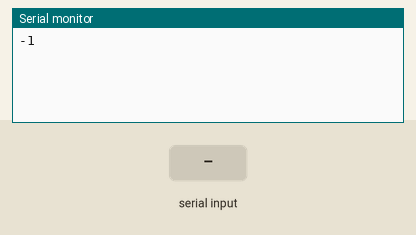
Bench run of a sketch on a simulated Arduino Leonardo, built with avr-gcc and run on an emulated ATmega32U4. Parts: the last lines printed to the serial monitor. The test bench sets the inputs (shaded band).

Above: at 1.2 s.
1.3 s: "90,45,200\n" received over the second serial link
At 2.4 s:
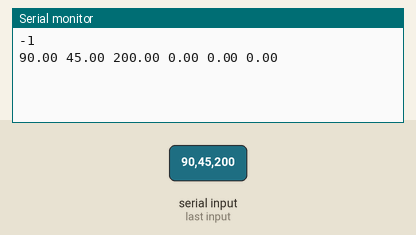
2.8 s: "30,150,10\n" received over the second serial link
At 3.5 s:
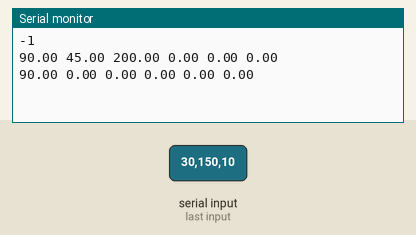

The sketch:

ebimu_test.ino
```cpp
#define SBUF_SIZE 64*2

char sbuf[SBUF_SIZE];
signed int sbuf_cnt=0;

int EBimuAsciiParser(float *item, int number_of_item)
{
  int n,i;
  int rbytes;
  char *addr;
  int result = 0;

  rbytes = Serial1.available();
  // Serial.println(rbytes);
  for(n=0;n<rbytes;n++)
  {
    sbuf[sbuf_cnt] = Serial1.read();
    if(sbuf[sbuf_cnt]==0x0a)
    {
      // Serial.println(sbuf);
      addr = strtok(sbuf,",");
      for(i=0;i<number_of_item;i++)
      {
        item[i] = atof(addr);
        addr = strtok(NULL,",");
      }

      result = 1;
    }
    else if(sbuf[sbuf_cnt]=='*')
    {
      sbuf_cnt=-1;
    }

    sbuf_cnt++;
    if(sbuf_cnt>=SBUF_SIZE) sbuf_cnt=0;
  }

  return result;
}

void setup() {
  // put your setup code here, to run once:
  Serial.begin(115200);
  Serial1.begin(115200);
  Serial1.write("<soa2>");
  Serial1.write("<sor1>");
  Serial.println(Serial1.read());
}

int count = 0;
void loop() {
  // put your main code here, to run repeatedly:
  float Data[6];
  if(EBimuAsciiParser(Data, 6))
  {
    Serial.print("\n\r");
    Serial.print(Data[0]);   Serial.print(" ");
    Serial.print(Data[1]);   Serial.print(" ");
    Serial.print(Data[2]);   Serial.print(" ");
    Serial.print(Data[3]);   Serial.print(" ");
    Serial.print(Data[4]);   Serial.print(" ");
    Serial.print(Data[5]);   Serial.print(" ");
    // double dt = double((micros() - now))/1000000.;
    // Serial.print(1/dt);
  }
}
```

Measured:
- after the input at 1.3 s, the serial monitor: prints a new line at once (image 1)
- after the input at 2.8 s, the serial monitor: prints a new line at once (image 2)
